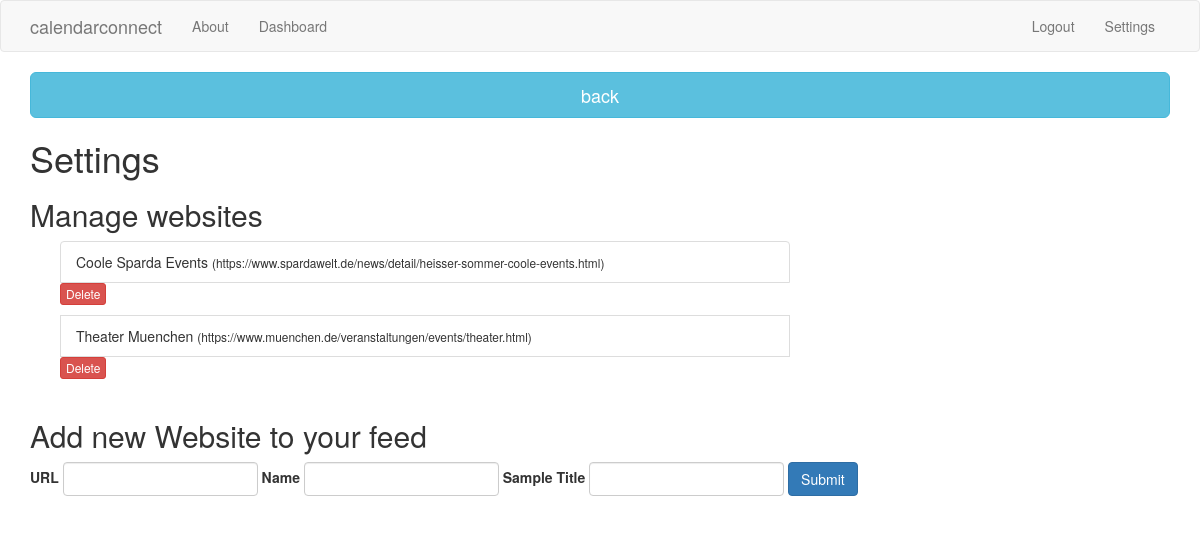
Page /settings (signed in) on the committed database.
### tables this page shows
CREATE TABLE websites (user VARCHAR(30), url VARCHAR(100), sample_title VARCHAR(100), name VARCHAR(100));

### website/app.py (the view, shortened to what this page needs)
@app.route('/settings', methods=['GET', 'POST'])
@is_logged_in
def settings():
    form = WebsiteForm(request.form)
    cursor = get_db().cursor()
    cursor.execute("SELECT * FROM websites WHERE user='{}'".format(session['username']))
    data = cursor.fetchall()
    get_db().close()
    return render_template('settings.html', session=session, form = form, data = data)

### website/app.py
class WebsiteForm(Form):
    name = StringField('Name', validators=[validators.input_required()])
    sample_title = StringField('Sample Title', validators=[validators.input_required()])
    url = StringField('URL', validators=[validators.input_required()])

### website/app.py (called while the page is built)
def get_db():
    db = getattr(g, '_database', None)
    if db is None:
        db = g._database = sqlite3.connect(DATABASE)
        db.row_factory = sqlite3.Row
    return db

def is_logged_in(f):
    @wraps(f)
    def wrap(*args, **kwargs):
        if 'logged_in' in session:
            return f(*args, **kwargs)
        else:
            flash('Unauthorized, Please login', 'danger')
            return redirect(url_for('login'))
    return wrap

### website/templates/settings.html (shortened to what this page needs)
{% extends 'layout.html' %}
{% block body %}
<a href="/dashboard" class="btn btn-info btn-lg btn-block">back</a>
<div>
    <h1>Settings</h1>
    <h2>Manage websites</h2>
    <div class="container">
        <div class="col-md-8">
            <div class="list-group">
                {% for item in data %}
                <p class="list-group-item clearfix">
                    {{item.name}} <small>({{item.url}})</small>
                    <span class="pull-right">
                        <form action="{{ url_for('delete_website') }}" method=post>
                            <input type=submit class='btn btn-xs btn btn-danger' value='Delete'></input>
                        </form>
                    </span>
                </p>
                {% endfor %}
            </div>
        </div>
    </div>
    <h2>Add new Website to your feed</h2>
    {% from 'includes/_formhelpers.html' import render_field %}
    <form class="form-inline" method='POST' action=''>
        <div class='form-group'>
            {{render_field(form.url, class_='form-control')}}
        </div>
        <div class='form-group'>
            {{render_field(form.name, class_='form-control')}}
        </div>
        <div class='form-group'>
            {{render_field(form.sample_title, class_='form-control')}}
        </div>
        <input type='submit' class='btn btn-primary' value='Submit'></input>
    </form>
</div>
{% endblock %}

### rows in the picture
websites: name "Coole Sparda Events", url "https://www.spardawelt.de/news/detail/heisser-sommer-coole-events.html"
websites: name "Theater Muenchen", url "https://www.muenchen.de/veranstaltungen/events/theater.html"

### other values in the picture
{{ field.label }} "URL Name Sample Title"
